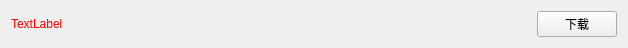
<?xml version="1.0" encoding="UTF-8"?>
<ui version="4.0">
 <class>SAKDownloadItemWidget</class>
 <widget class="QWidget" name="SAKDownloadItemWidget">
  <property name="geometry">
   <rect>
    <x>0</x>
    <y>0</y>
    <width>628</width>
    <height>41</height>
   </rect>
  </property>
  <property name="windowTitle">
   <string>Form</string>
  </property>
  <layout class="QGridLayout" name="gridLayout">
   <item row="0" column="2">
    <widget class="QPushButton" name="downloadPushButton">
     <property name="text">
      <string>下载</string>
     </property>
    </widget>
   </item>
   <item row="0" column="0">
    <widget class="QLabel" name="fileNameLabel">
     <property name="sizePolicy">
      <sizepolicy hsizetype="Preferred" vsizetype="Preferred">
       <horstretch>0</horstretch>
       <verstretch>0</verstretch>
      </sizepolicy>
     </property>
     <property name="styleSheet">
      <string notr="true">QLabel#fileNameLabel{
	color:red
}</string>
     </property>
     <property name="text">
      <string notr="true">TextLabel</string>
     </property>
    </widget>
   </item>
   <item row="0" column="1">
    <spacer name="horizontalSpacer">
     <property name="orientation">
      <enum>Qt::Horizontal</enum>
     </property>
     <property name="sizeHint" stdset="0">
      <size>
       <width>40</width>
       <height>20</height>
      </size>
     </property>
    </spacer>
   </item>
  </layout>
 </widget>
 <resources/>
 <connections/>
</ui>
